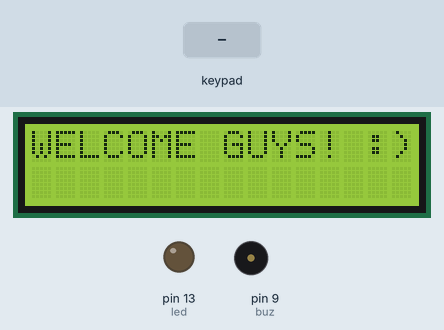
This sketch was run on a simulated Arduino Mega 2560, built with avr-gcc and run on an emulated ATmega2560. On the bench: 16×2 character LCD, output pins drawn as LEDs (lit = HIGH), buzzer (waves = sounding). Inputs (shaded band) come from the test bench. What the sketch prints to the serial monitor is not drawn.

Above: at 1.2 s.
1.3 s: keypad keys 1 4 1 5 1 6 1 7 # pressed 0.4 s apart
At 6.3 s:
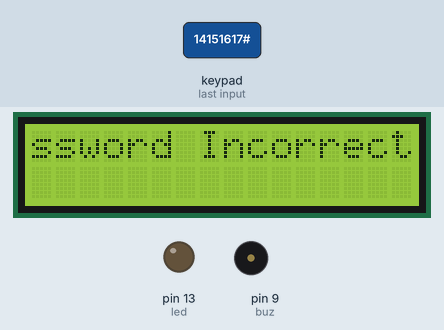
6.4 s: key '#' pressed
9.4 s: key '*' pressed
12.4 s: keypad keys 0 0 0 0 0 # pressed 0.4 s apart
At 16.2 s:
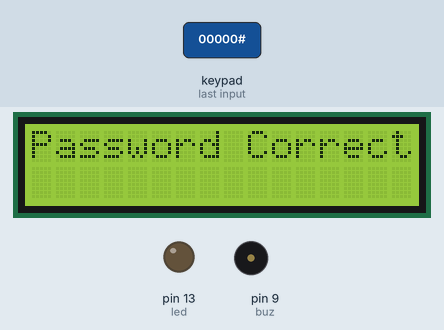
16.3 s: keypad keys 1 4 1 5 1 6 1 7 pressed 0.4 s apart
At 18.4 s:
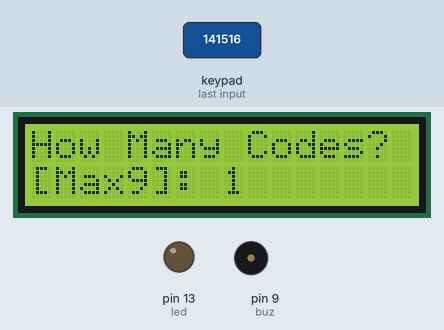
22.5 s: keypad keys 1 4 1 5 1 6 1 7 * pressed 0.4 s apart
At 25.89 s:
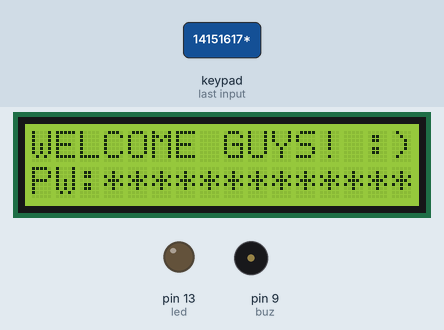
Timing chart, 0 to 27.4 s (numbered marks = the images above; inputs shaded):
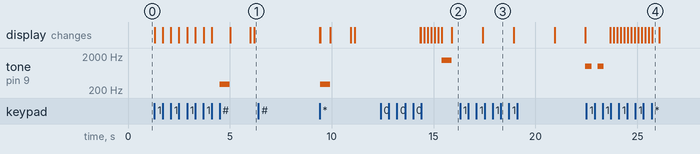

The sketch:

KeyPass.ino
```cpp
#include "Keypad.h"
#include <LiquidCrystal.h>

LiquidCrystal lcd(22, 24, 26, 28, 30, 32);

int button = 8;
int led = 13 ;
int clr = 0;
int tme = 0;
int buz = 9;

int limit = 5;
char pass[9] = { '*', '*', '*', '*', '*' };
char password[9] = { '0', '0', '0', '0', '0' };
int count = 0;
int countChangePassword = 0;
int toReset = 2;
boolean check;
char key;
int cur = 0;
int curs = 3;

const byte ROWS = 4; //four rows
const byte COLS = 3; //three columns
char keys[ROWS][COLS] = {
  {'1','2','3'},
  {'4','5','6'},
  {'7','8','9'},
  {'*','0','#'}
};
byte rowPins[ROWS] = {14, 15, 16, 17}; //connect to the row pinouts of the keypad
byte colPins[COLS] = {18, 19, 20}; //connect to the column pinouts of the keypad

Keypad keypad = Keypad(makeKeymap(keys), rowPins, colPins, ROWS, COLS);

void setup()
{
  Serial.begin(9600);
  pinMode(led, OUTPUT);
  pinMode(button, INPUT);

  Serial.println("WELCOME! :)");
  lcd.begin(16, 2);

}

void loop()
{
  tone(buz, 0);
  check = false;
  lcd.setCursor(0, 0);
  lcd.print("WELCOME GUYS! :)");
  inputKey();
  if(toReset == 2 && key == '*'){
    Serial.println("******* Reset Password *******");
    Serial.print("Enter Password : ");
    lcd.clear();
    lcd.print("Reset Password");
    lcd.setCursor(0, 1);
    lcd.print("PW: ");

    //เช็ครหัสก่อน
    Serial.println("Check Password");
    if(limit != 0){
      int a = 3;
      for(int i=0; i<=limit; i++){
        inputKey();
        if(key == '#' && i<limit)   break;
        inPass(key);
        count = enterPassword(key, i);
        lcd.setCursor(a, 1);
        lcd.print("*");
        a++;
        if(key == '*'){
          delRst();
          i = -1;
          a = 3;
        }
      }
    }else{
      inputKey();
      if(key == '#'){
        check = true;
      }

      inputKey();
      Serial.print(key);
      int a = 3;
      while(key != '#'){
        inputKey();
        Serial.print(key);
        lcd.setCursor(a, 1);
        lcd.print("*");
        a++;
        if(key == '*'){
          delRst();
          a = 3;
          check = true;
        }
      }
    }

    //ถ้ารหัสถูกให้รีเซ็ตรหัส
    if(key == '#'){
      lcd.clear();
      if(check == true ){
        trueSound();
        lcd.print("Password Correct");
        delay(1500);
        showPassword();

        //รหัสกี่ตัว limit
        Serial.print("How many codes? [<9] : ");
        lcd.clear();
        lcd.print("How Many Codes?");
        lcd.setCursor(0, 1);
        lcd.print("[Max9]:");
        setLimit();
        Serial.println(limit);
        lcd.setCursor(8, 1);
        lcd.print(limit);
        delay(1500);
        lcd.clear();

        //ตั้งรหัส for ตามจน.limit
        if(limit != 0){
          Serial.println("Reset Password");
          Serial.println("Enter New Password");
          lcd.print("New Password:");
          int x = 0;
          for(int i=0; i<limit; i++){
            char k = resetPassword(i);
            Serial.print("k : ");
            Serial.println(k);
            if(k == '*'){
              i = -1;
              Serial.println("Reeeee");
            }
          }
          cur = 0;
        }
        delay(2000);
        Serial.println("\nReset Complete!\nNew ");
        lcd.clear();
        lcd.print("Reset Complete!");
        delay(1500);
        lcd.clear();
        resetSound();
        showPassword();

      } else {
        lcdIncr();
        delay(1000);
        lcd.clear();
      }
      count = 0;
    }
  }else if ( key != NO_KEY ){ //มีคนใส่รหัส
    lcd.setCursor(0, 1);
    lcd.print("PW:");
    if(key != '#' && key != '*'){
      for(int i=3; i<=curs; i++){
        lcd.setCursor(i, 1);
        lcd.print("*");
      }
      inPass(key);
      curs++;
      toReset = 3;
    }else if(key == '#'){
      toReset = 2;
      curs = 3;
    }else{
      count = 0;
      toReset = 3;
      curs = 3;
      lcd.clear();
    }
    count = enterPassword(key, count);

    //ประตูเปิด
    if(key == '#'){
      if(check){
        Serial.println("Door Open!!!");
        lcd.clear();
        lcd.print("Password Correct!");
        lcd.setCursor(0, 1);
        lcd.print("Door Open!!!");
        delay(2000);
        trueSound();
        lcd.clear();
      }else{
        falseSound();
        lcd.clear();
        lcdIncr();
        delay(1000);
        lcd.clear();
      }
      count = 0;
    }
  }
}

//LCD Reset
void delRst(){
  lcd.clear();
  lcd.print("Reset Password");
  lcd.setCursor(0, 1);
  lcd.print("PW: ");
}

//LCD PW Incorrect
void lcdIncr(){
  lcd.print("Password Incorrect");
  delay(1000);
  for(int i=0; i<2; i++){
    lcd.scrollDisplayLeft();
    delay(200);
  }
  delay(2000);
}

//รับข้อมูลจาก Keypad
void inputKey(){
  key = keypad.getKey();
  while(key == NO_KEY){
    key = keypad.getKey();
  }
}

void trueSound(){
  tone(buz, 1500);
  delay(500);
  tone(buz, 0);
}

void falseSound(){
  tone(buz, 300);
  delay(500);
  tone(buz, 0);
}

void resetSound(){
  tone(buz, 1000);
  delay(300);
  tone(buz, 0);
  delay(300);
  tone(buz, 1000);
  delay(300);
  tone(buz, 0);
  delay(300);
}

//รับรหัส
void inPass(char key){
    Serial.print(key);
}

//แสดงรหัส
void showPassword(){
  Serial.print("Password : ");
  for(int i=0; i<limit; i++){
    Serial.print(password[i]);
  }
  Serial.println();
}

//ตรวจรหัส
boolean checkPassword( ){
  int n = 0;
  if(count == limit){
    for(int i = 0; i<limit; i++){
      if(pass[i] == password[i]){
        n++;
      }
    }
  }
  Serial.print("n: ");
  Serial.println(n);
  Serial.print("count: ");
  Serial.println(count);

  if(limit == 0 && count != 0){
    Serial.println("XXXXXXXXXXXXXXX Incorrect XXXXXXXXXXXXXXXXXX");
    return false;
  }else if(n == limit){
    Serial.println("--------------- Correct!! ------------------");
    return true;
  }else{
    Serial.println("XXXXXXXXXXXXXXX Incorrect XXXXXXXXXXXXXXXXXX");
    return false;
  }
}

//ตั้งรหัส
char resetPassword(int count){
  inputKey();
  lcd.setCursor(cur, 1);
  lcd.print(key);
  cur++;
  Serial.print(key);
  switch(key){
      case '1':
        password[count] = '1';
        break;
      case '2':
        password[count] = '2';
        break;
      case '3':
        password[count] = '3';
        break;
      case '4':
        password[count] = '4';
        break;
      case '5':
        password[count] = '5';
        break;
      case '6':
        password[count] = '6';
        break;
      case '7':
        password[count] = '7';
        break;
      case '8':
        password[count] = '8';
        break;
      case '9':
        password[count] = '9';
        break;
      case '0':
        password[count] = '0';
        break;
      case '*': //Delete รหัสเพื่อใส่ใหม่
        Serial.println("Deleteeeeeee");
        cur = 0;
        lcd.clear();
        lcd.print("New Password:");
        break;
    }
    return key;
}

//รับรหัส
int enterPassword(char Key, int Count){
  switch(Key){
      case '1':
        pass[Count] = '1';
        Count++;
        break;
      case '2':
        pass[Count] = '2';
        Count++;
        break;
      case '3':
        pass[Count] = '3';
        Count++;
        break;
      case '4':
        pass[Count] = '4';
        Count++;
        break;
      case '5':
        pass[Count] = '5';
        Count++;
        break;
      case '6':
        pass[Count] = '6';
        Count++;
        break;
      case '7':
        pass[Count] = '7';
        Count++;
        break;
      case '8':
        pass[Count] = '8';
        Count++;
        break;
      case '9':
        pass[Count] = '9';
        Count++;
        break;
      case '0':
        pass[Count] = '0';
        Count++;
        break;
      case '*': //Delete รหัสเพื่อใส่ใหม่
        Count = 0;
        Serial.println("Delete");
        break;
      case '#': //ตรวจรหัส
        check = checkPassword();
        Count = 0;
        break;
    }
    return Count;
}

//ตั้งความยาวรหัส
void setLimit(){
  inputKey();
  switch(key){
      case '1':
        limit = 1;
        break;
      case '2':
        limit = 2;
        break;
      case '3':
        limit = 3;
        break;
      case '4':
        limit = 4;
        break;
      case '5':
        limit = 5;
        break;
      case '6':
        limit = 6;
        break;
      case '7':
        limit = 7;
        break;
      case '8':
        limit = 8;
        break;
      case '9':
        limit = 9;
        break;
      case '0':
        limit = 0;
        break;
      default:
        setLimit();
        break;
  }
}

/*
void keyLED(){
  analogWrite(r, LOW);
  analogWrite(g, HIGH);
  analogWrite(b, LOW);
}

void lowLED(){
  analogWrite(r, LOW);
  analogWrite(g, LOW);
  analogWrite(b, LOW);
}

void correctLED(){
  analogWrite(r, HIGH);
  analogWrite(g, HIGH);
  analogWrite(b, HIGH);
  delay(3000);
}
*/
```

Measured:
- after the input at 1.3 s, tone on pin 9 (buz): silent → 300 Hz after 3.2 s, → silent 0.50 s later; the display: first changes at once (image 1 shows a later state)
- after the input at 6.4 s, every drawn part: stays the same
- after the input at 12.4 s, tone on pin 9 (buz): silent → 1500 Hz after 3.0 s, → silent 0.50 s later; the display: first differs from a run without the input after 2.1 s (image 2 shows a later state)
- after the input at 16.3 s, tone on pin 9 (buz): silent → 1000 Hz after 6.2 s; the display: changes after 1.1 s (image 3)
- after the input at 22.5 s, the display: first differs from a run without the input after 2.2 s (image 4 shows a later state)
